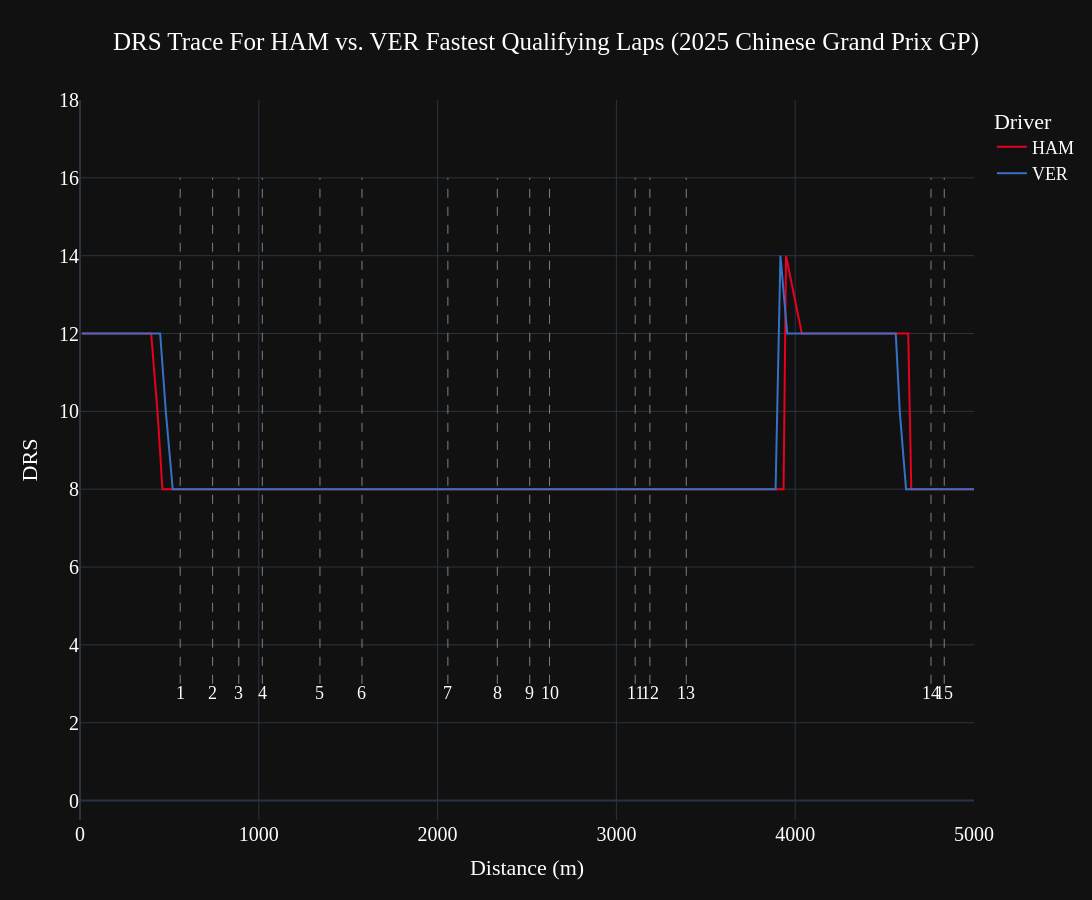

Write notebook code for a chart like this one.
### Code cell
fig_drs=px.line(total_tel, x="Distance", y="DRS",
           color="Driver", hover_name="Driver",
           height=900, width=1500,
           template="plotly_dark",
           title="{} {} Sprint Qualifying: DRS Trace For {} vs. {} Fastest Qualifying Laps)".format(year, gp, driver1, driver2),
           color_discrete_map={
                 "VER": "#3671C6",
                 "TSU": "#3671C6",
                 "LEC": "#E80020",
                 "HAM": "#E80020",
                 "NOR": "#FF8000",
                 "PIA": "#FF8000",
                 "RUS": "#27F4D2",
                 "ANT": "#27F4D2",
                 "GAS": "#0093CC",
                 "DOO": "#0093CC",
                 "ALO": "#229971",
                 "STR": "#229971",
                 "SAI": "#64C4FF",
                 "ALB": "#64C4FF",
                 "HUL": "#52e252",
                 "BOR": "#52e252",
                 "LAW": "#6692FF",
                 "HAD": "#6692FF",
                 "OCO": "#B6BABD",
                 "BEA": "#B6BABD"
          }
          )

fig_drs.update_layout(
    xaxis_title="Distance (m)",
    yaxis_title="DRS",
)

v_min = d1_tel['DRS'].min()
v_max = d1_tel['DRS'].max()
corner_distance=circuit_info.corners['Distance']

for k in corner_distance:
  fig_drs.add_shape(type='line',
                yref="y",
                xref="x",
                x0=k,
                y0=v_min-5,
                x1=k,
                y1=v_max+2,
                line_width=1,
                line_dash="dash",
                line_color="grey")
fig_drs.update_xaxes(range=[0, 5000])
fig_drs.update_yaxes(range=[-0.5, 18])

for _, corner in circuit_info.corners.iterrows():
    txt = f"{corner['Number']}{corner['Letter']}"
    fig_drs.add_annotation(x=corner['Distance'], y=v_min-5.5, text=txt, showarrow=False, yshift=10)
fig_drs.update_layout(
   title_x=0.5,
   hoverlabel=dict(
        bgcolor="white",
        font_size=16,
        font_family="PT Sans Narrow"
    ),
    yaxis = dict(tickfont = dict(size=20)),
    xaxis = dict(tickfont = dict(size=20)),
    font=dict(
        family="PT Sans Narrow",
        size=18,
        color="White"
    ),
    title_font_family="PT Sans Narrow"
#  "Arial", "Balto", "Courier New", "Droid Sans", "Droid Serif", "Droid Sans Mono", "Gravitas One", "Old Standard TT", "Open Sans", "Overpass", "PT Sans Narrow", "Raleway", "Times New Roman"
)
fig_drs.show()

### Figure 1 — Plotly figure (JSON) as saved in the notebook; plotly's stock layout.template omitted (floating-point values rounded to 4 significant figures; data arrays with more than 128 entries replaced by an {"elided": "..."} marker saying what was removed)
{"data": [{"hovertemplate": "<b>%{hovertext}</b><br><br>Driver=HAM<br>Distance=%{x}<br>DRS=%{y}<extra></extra>", "hovertext": {"elided": "333 str values"}, "legendgroup": "HAM", "line": {"color": "#E80020", "dash": "solid"}, "marker": {"symbol": "circle"}, "mode": "lines", "name": "HAM", "orientation": "v", "showlegend": true, "type": "scatter", "x": {"elided": "333 float values"}, "xaxis": "x", "y": {"elided": "333 int values"}, "yaxis": "y"}, {"hovertemplate": "<b>%{hovertext}</b><br><br>Driver=VER<br>Distance=%{x}<br>DRS=%{y}<extra></extra>", "hovertext": {"elided": "331 str values"}, "legendgroup": "VER", "line": {"color": "#3671C6", "dash": "solid"}, "marker": {"symbol": "circle"}, "mode": "lines", "name": "VER", "orientation": "v", "showlegend": true, "type": "scatter", "x": {"elided": "331 float values"}, "xaxis": "x", "y": {"elided": "331 int values"}, "yaxis": "y"}], "layout": {"annotations": [{"showarrow": false, "text": "1", "x": 560.3, "y": 2.5, "yshift": 10}, {"showarrow": false, "text": "2", "x": 741.6, "y": 2.5, "yshift": 10}, {"showarrow": false, "text": "3", "x": 888.0, "y": 2.5, "yshift": 10}, {"showarrow": false, "text": "4", "x": 1020.0, "y": 2.5, "yshift": 10}, {"showarrow": false, "text": "5", "x": 1342.0, "y": 2.5, "yshift": 10}, {"showarrow": false, "text": "6", "x": 1577.0, "y": 2.5, "yshift": 10}, {"showarrow": false, "text": "7", "x": 2057.0, "y": 2.5, "yshift": 10}, {"showarrow": false, "text": "8", "x": 2334.0, "y": 2.5, "yshift": 10}, {"showarrow": false, "text": "9", "x": 2515.0, "y": 2.5, "yshift": 10}, {"showarrow": false, "text": "10", "x": 2626.0, "y": 2.5, "yshift": 10}, {"showarrow": false, "text": "11", "x": 3105.0, "y": 2.5, "yshift": 10}, {"showarrow": false, "text": "12", "x": 3187.0, "y": 2.5, "yshift": 10}, {"showarrow": false, "text": "13", "x": 3391.0, "y": 2.5, "yshift": 10}, {"showarrow": false, "text": "14", "x": 4759.0, "y": 2.5, "yshift": 10}, {"showarrow": false, "text": "15", "x": 4834.0, "y": 2.5, "yshift": 10}, {"showarrow": false, "text": "16", "x": 5128.0, "y": 2.5, "yshift": 10}], "font": {"color": "White", "family": "PT Sans Narrow", "size": 18}, "height": 900, "hoverlabel": {"bgcolor": "white", "font": {"family": "PT Sans Narrow", "size": 16}}, "legend": {"title": {"text": "Driver"}, "tracegroupgap": 0}, "shapes": [{"line": {"color": "grey", "dash": "dash", "width": 1}, "type": "line", "x0": 560.3, "x1": 560.3, "xref": "x", "y0": 3, "y1": 16, "yref": "y"}, {"line": {"color": "grey", "dash": "dash", "width": 1}, "type": "line", "x0": 741.6, "x1": 741.6, "xref": "x", "y0": 3, "y1": 16, "yref": "y"}, {"line": {"color": "grey", "dash": "dash", "width": 1}, "type": "line", "x0": 888.0, "x1": 888.0, "xref": "x", "y0": 3, "y1": 16, "yref": "y"}, {"line": {"color": "grey", "dash": "dash", "width": 1}, "type": "line", "x0": 1020.0, "x1": 1020.0, "xref": "x", "y0": 3, "y1": 16, "yref": "y"}, {"line": {"color": "grey", "dash": "dash", "width": 1}, "type": "line", "x0": 1342.0, "x1": 1342.0, "xref": "x", "y0": 3, "y1": 16, "yref": "y"}, {"line": {"color": "grey", "dash": "dash", "width": 1}, "type": "line", "x0": 1577.0, "x1": 1577.0, "xref": "x", "y0": 3, "y1": 16, "yref": "y"}, {"line": {"color": "grey", "dash": "dash", "width": 1}, "type": "line", "x0": 2057.0, "x1": 2057.0, "xref": "x", "y0": 3, "y1": 16, "yref": "y"}, {"line": {"color": "grey", "dash": "dash", "width": 1}, "type": "line", "x0": 2334.0, "x1": 2334.0, "xref": "x", "y0": 3, "y1": 16, "yref": "y"}, {"line": {"color": "grey", "dash": "dash", "width": 1}, "type": "line", "x0": 2515.0, "x1": 2515.0, "xref": "x", "y0": 3, "y1": 16, "yref": "y"}, {"line": {"color": "grey", "dash": "dash", "width": 1}, "type": "line", "x0": 2626.0, "x1": 2626.0, "xref": "x", "y0": 3, "y1": 16, "yref": "y"}, {"line": {"color": "grey", "dash": "dash", "width": 1}, "type": "line", "x0": 3105.0, "x1": 3105.0, "xref": "x", "y0": 3, "y1": 16, "yref": "y"}, {"line": {"color": "grey", "dash": "dash", "width": 1}, "type": "line", "x0": 3187.0, "x1": 3187.0, "xref": "x", "y0": 3, "y1": 16, "yref": "y"}, {"line": {"color": "grey", "dash": "dash", "width": 1}, "type": "line", "x0": 3391.0, "x1": 3391.0, "xref": "x", "y0": 3, "y1": 16, "yref": "y"}, {"line": {"color": "grey", "dash": "dash", "width": 1}, "type": "line", "x0": 4759.0, "x1": 4759.0, "xref": "x", "y0": 3, "y1": 16, "yref": "y"}, {"line": {"color": "grey", "dash": "dash", "width": 1}, "type": "line", "x0": 4834.0, "x1": 4834.0, "xref": "x", "y0": 3, "y1": 16, "yref": "y"}, {"line": {"color": "grey", "dash": "dash", "width": 1}, "type": "line", "x0": 5128.0, "x1": 5128.0, "xref": "x", "y0": 3, "y1": 16, "yref": "y"}], "title": {"font": {"family": "PT Sans Narrow"}, "text": "DRS Trace For HAM vs. VER Fastest Qualifying Laps (2025 Chinese Grand Prix GP)", "x": 0.5}, "width": 1500, "xaxis": {"anchor": "y", "domain": [0, 1], "range": [0, 5000], "tickfont": {"size": 20}, "title": {"text": "Distance (m)"}}, "yaxis": {"anchor": "x", "domain": [0, 1], "range": [-0.5, 18], "tickfont": {"size": 20}, "title": {"text": "DRS"}}}}
